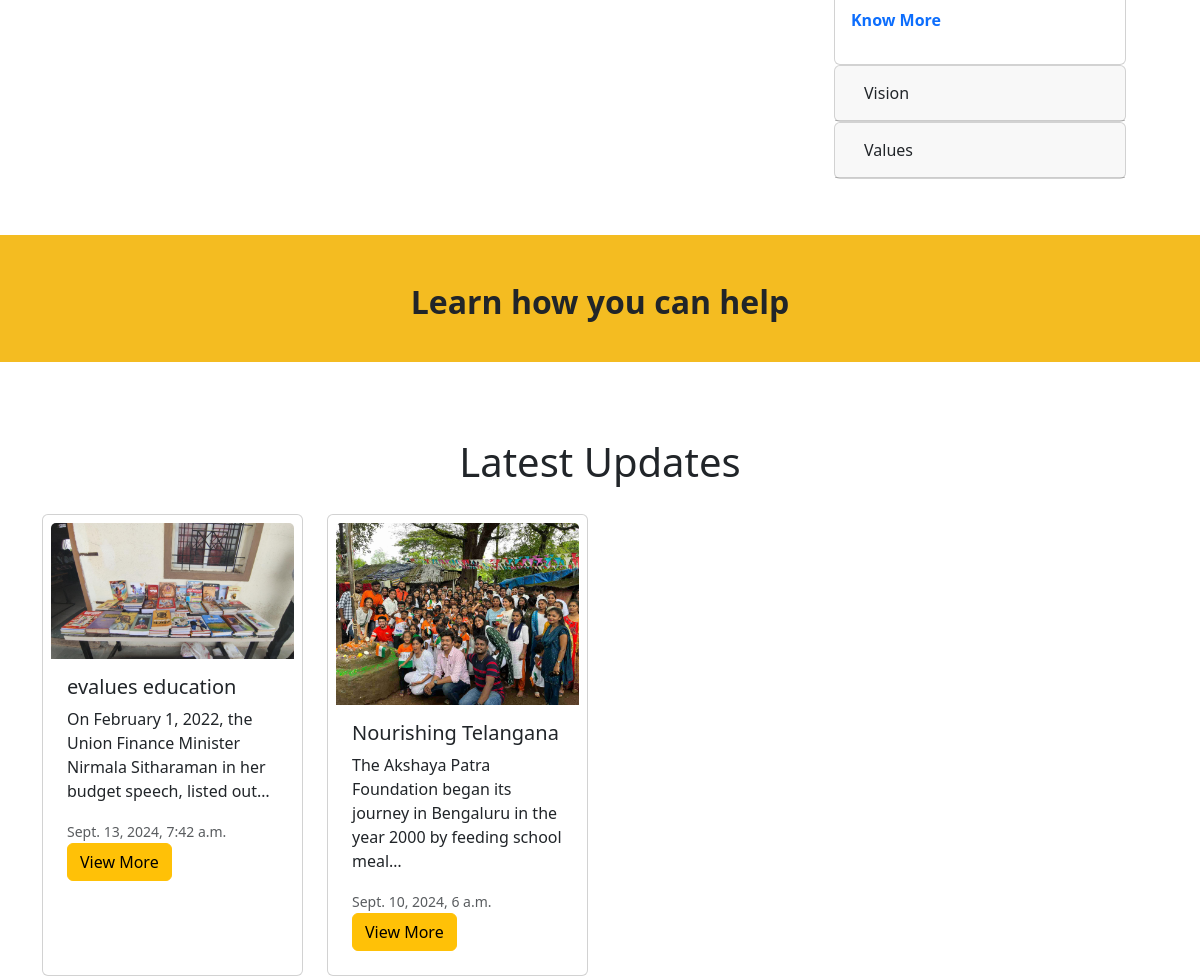
/ (middle part), run on an earlier commit of the app's database.
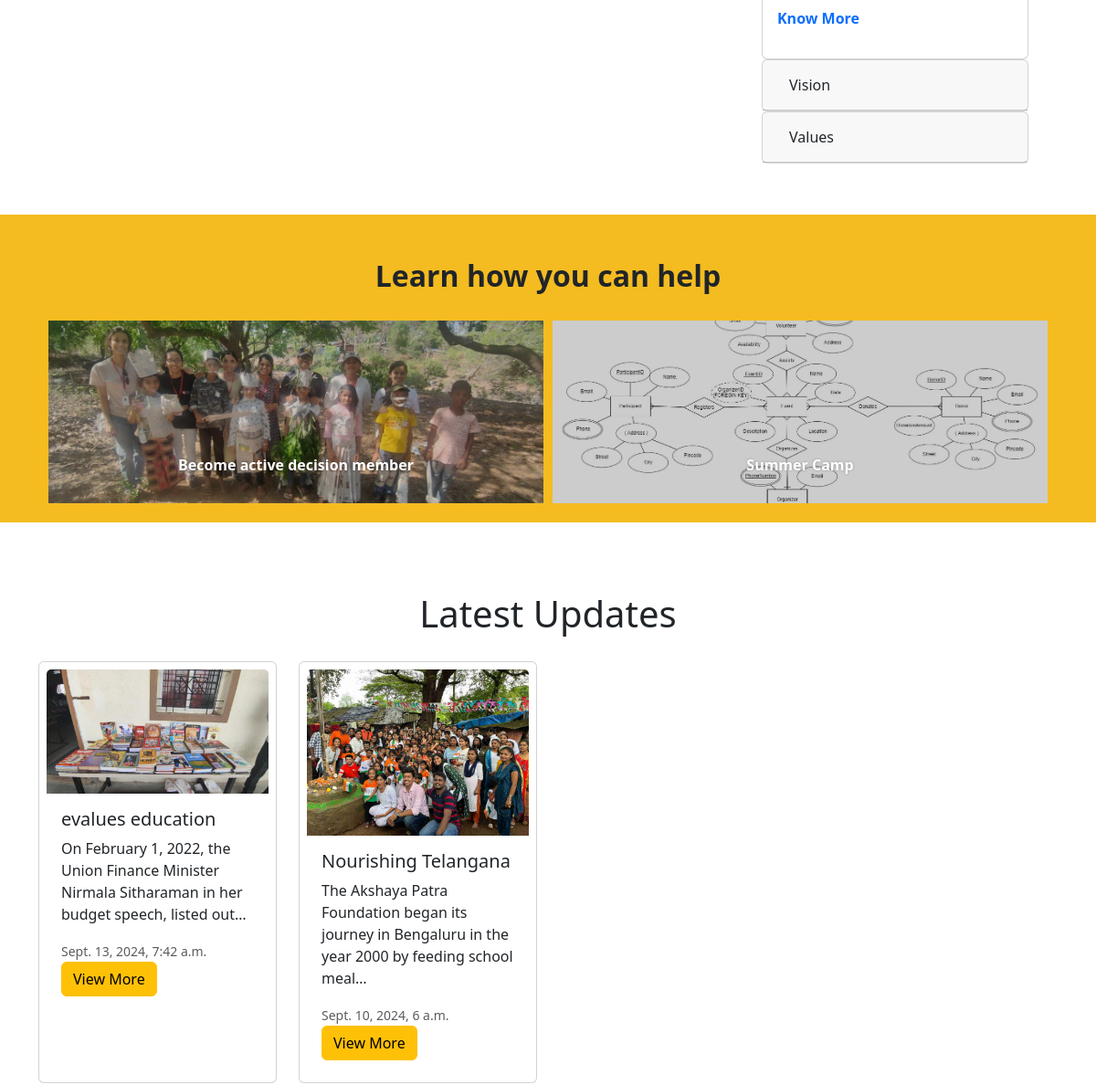
And on a later commit of the database.
### blog/models.py (models this page shows, shortened)
class Post(models.Model):
    post_id = models.AutoField(primary_key=True)
    class NewManager(models.Manager):
        def get_queryset(self):
            return super().get_queryset().filter(status='published')
    options = (
        ('draft', 'Draft'),
        ('published', 'Published'),
    )
    category = models.ForeignKey(Category, on_delete=models.CASCADE, related_name='posts')
    title = models.CharField(max_length=40)
    blog_views =models.IntegerField(default=0,editable=False)
    main_long_title = models.CharField(max_length=250)
    excerpt = models.TextField(max_length=1000)
    thumbnail  = models.ImageField(upload_to='post_thumbnail/')
    thumbnail_caption = models.CharField(max_length=100, default='Image related to blog')
    url = models.CharField(max_length=100,unique=True)
    publish = models.DateTimeField(default=timezone.now)
    content_before_image = RichTextField(blank=True)
    image_for_post = models.ImageField(upload_to='image_for_post/', blank=True)
    caption_for_image = models.CharField(max_length=100, blank=True)
    content_after_image = RichTextField(blank=True)
    quote_related_to_post = models.TextField(blank=True)
    author_of_quote = models.CharField(max_length=50,blank=True)
    tags_for_seo_and_search_bar_in_website = models.TextField(help_text='Add tags(this tags will be for search bar of the webstie as well as for SEO stuffs, so be particular while adding, do research for the keywords, and add properly.')
    class Meta:
        ordering = ('-publish',)

### volunteers/models.py (models this page shows, shortened)
class Ministry(models.Model):
    title = models.CharField(max_length=255)
    image = models.ImageField(upload_to='ministries/')
    caption = models.TextField(blank=True)
    url = models.CharField(max_length=100)
    youtube_link = models.URLField(blank=True)
    instructions = RichTextField(blank=True,help_text='Detailed instructions or content about the ministry.')
    tag_for_seo = models.TextField(help_text='Tags for SEO purposes.')

### blog/views.py (the view)
# urls.py: path('', home),
def home(request):
    updates = Post.objects.all().order_by('-publish')[:4]
    initiatives = Initiative.objects.filter(status='published')
    stories = Stories.objects.filter(status='published')
    ministry = Ministry.objects.all()
    data = {'updates':updates,'initiatives':initiatives,'stories':stories,'ministry':ministry,}
    return render(request, "blog/index.html",data)

### templates/blog/index.html (shortened to what this page needs)
{% extends 'base/base.html' %} {% load static %}
{% block content %}
  <div class="container">
    <div class="row">
      <div class="col-lg-8 text-dark pe-3">
      </div>
      <div class="col-lg-4">
        <div class="container">
          <div class="m-2">
            <div class="container mt-3">
              <div id="accordion">
                <div class="card">
                  <div id="collapseOne" class="collapse show" data-bs-parent="#accordion">
                    <div class="card-body">
                      <p>
                        <b><a class="text-decoration-none" href="about.html">Know More</a></b>
                      </p>
                    </div>
                  </div>
                </div>
                <div class="card">
                  <div class="card-header">
                    <a class="collapsed btn" data-bs-toggle="collapse" href="#collapseTwo">Vision</a>
                  </div>
                </div>
                <div class="card">
                  <div class="card-header">
                    <a class="collapsed btn" data-bs-toggle="collapse" href="#collapseThree">Values</a>
                  </div>
                </div>
              </div>
            </div>
          </div>
        </div>
      </div>
    </div>
  </div>
  <section style="background-color: #F4BC21;">
    <div class="py-3 m-lg-5 m-md-3 m-sm-1">
      <div class="row">
        <div class="col-12 text-center mb-30 mt-3 py-3">
          <h2 class="montregular heading_section color-white">Learn how you can help</h2>
        </div>
      </div>
      <div class="section no-padding">
        <ul class="ministriesGrid ministriesGrid-useDescriptions">
          {%for i in ministry%}
          <li class="ministriesGrid-item js-showOnHoverParent">
            <a href="volunteer-for-/{{i.url}}" class="ministriesGrid-link">
                <img src="{{ i.image.url }}" class="ministriesGrid-image lazyloaded" alt="{{ i.title }}" />
                <p class="ministriesGrid-title">{{ i.title }}</p>
            </a>
        </li>
        {%endfor%}
        </ul>
      </div>
    </div>
  </section>
    <div class="container pt-3">
        <div class="container text-center py-2 my-1">
          <h1>Latest Updates</h1>
        </div>
        <div class="row">
          {% for i in updates %}
            <div class="col-lg-3 col-md-12 my-2">
              <div class="card p-2" style="width:auto; height: 100%;">
                <img class="card-img-top" src="{{ i.thumbnail.url }}" alt="Image" style="width:100%; height:auto;" />
                <div class="card-body">
                  <h5 class="card-title">{{ i.title }}</h5>
                  <p class="card-text">{{ i.excerpt|truncatechars:100 }}</p>
                  <small class="text-muted">{{ i.publish }}</small>
                  <a href="/category/blog/{{ i.url }}" class="btn btn-warning">View More</a>
                </div>
              </div>
            </div>
          {% endfor %}
        </div>
      </div>
{% endblock %}

### templates/base/base.html (shortened to what this page needs)
<!DOCTYPE html>{% load static %}
<html lang="en">
<head>
    <link href="https://cdn.jsdelivr.net/npm/bootstrap@5.3.3/dist/css/bootstrap.min.css" rel="stylesheet">
    <link rel="stylesheet" type="text/css" href="{% static 'styles/headerstyle.css'%}">
    <link rel="stylesheet" type="text/css" href="{% static 'styles/homestyle.css'%}">
    <link rel="stylesheet" type="text/css" href="{% static 'styles/footerstyle.css'%}">
</head>
<body onscroll="showScrollUp()" onload="setupScrollProgress()">
    <div class="super_container">
        {% include 'base/header.html' %} {%block content%} {%endblock%} {% include 'base/footer.html' %}
    </div>
</body>
</html>

### static/styles/headerstyle.css (style rules this page uses)
* { margin: 0; padding: 0; }

### static/styles/homestyle.css (style rules this page uses)
* { font-family: system-ui, -apple-system, BlinkMacSystemFont, 'Segoe UI', Roboto, Oxygen, Ubuntu, Cantarell, 'Open Sans', 'Helvetica Neue', sans-serif; }
.heading_section { font-weight: bold; }
.ministriesGrid { font-size: 0; text-align: center; display: flex; flex-wrap: wrap; justify-content: flex-start; align-items: center; margin: 0; padding: 0; overflow: hidden; }
.ministriesGrid-item { flex: 1 1 calc(50% - 10px); margin: 5px; position: relative; background: #000; height: 150px; overflow: hidden; }
@media (min-width: 768px) { .ministriesGrid-item { flex: 1 1 calc(48% - 10px); height: 200px; } }
@media (min-width: 992px) { .ministriesGrid-item { flex: 1 1 calc(25% - 10px); height: 200px; } }
.ministriesGrid-item { font-size: 16px; position: relative; background: #000; overflow: hidden; }
.ministriesGrid-image.lazyloaded { width: 100%; height: 100%; opacity: .8; }
.ministriesGrid-image { -o-object-fit: cover; object-fit: cover; opacity: 0; float: left; -webkit-transition: opacity .5s; -o-transition: opacity .5s; transition: opacity .5s; position: absolute; left: 0; top: 50%; -webkit-transform: translateY(-50%); -ms-transform: translateY(-50%); -o-transform: translateY(-50%); transform: translateY(-50%); min-height: 100%; }
.ministriesGrid-link { text-decoration: none; display: block; color: #000; height: 100%; }
.ministriesGrid-title { color: #fff; position: absolute; bottom: 1em; width: 100%; opacity: 1; -webkit-transition: opacity .35s; -o-transition: opacity .35s; transition: opacity .35s; font-weight: 600; text-shadow: 0 0 3px rgba(0, 0, 0, .25); padding: 0 10px; line-height: 1.2; z-index: 2; text-align: center; }
.ministriesGrid-title, .section-subtitle, .section-title, .seeWhatsHappening, .u-textCenter { text-align: center; }
.ministriesGrid-title, .ministriesGrid-caption, .ministriesGrid-btn { transition: opacity 0.35s ease-in-out; }
.ministriesGrid-title, .ministriesGrid-caption { transition: color 0.35s ease-in-out; }

What changed in the data, as far as the page shows it:
added Ministry: image (picture), title "Become active decision member"
added Ministry: image (picture), title "Summer Camp"
